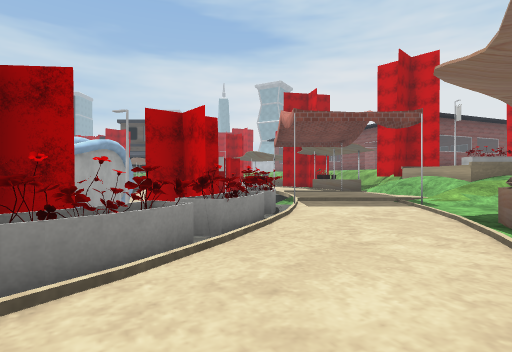
View 1 (above)

24 first-person views from a walk through a Unity game level. The camera is 1.3 m above the floor, looks level and sees 80° across. The floor is counted in squares, 2 m on a side. Each view is taken from the middle of a square. On the plan, view 1 faces up. The plan holds only what a view shows up to about 10 squares ahead; the rest is blank. The place goes on beyond the plan. The player character is not drawn. Some animated figures are left out. Door leaves are left out, so doorways stand open. Some surface patterns are stand-ins.

View 2
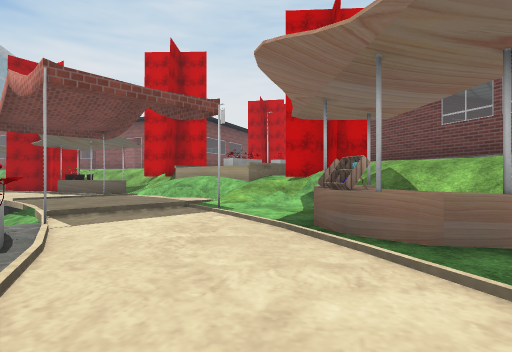

View 3
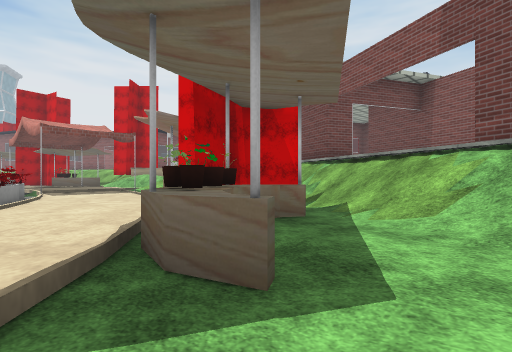

View 4
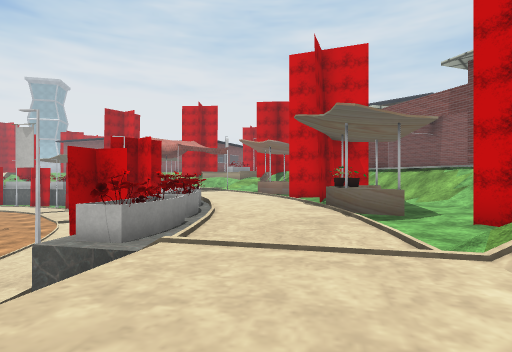

View 5
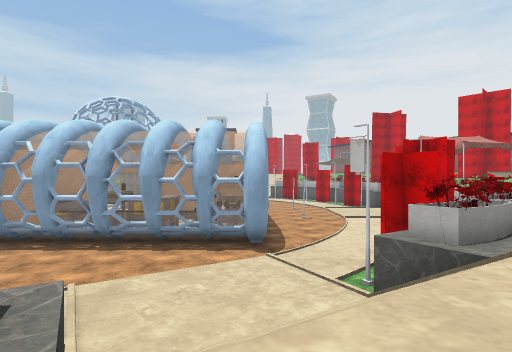

View 6
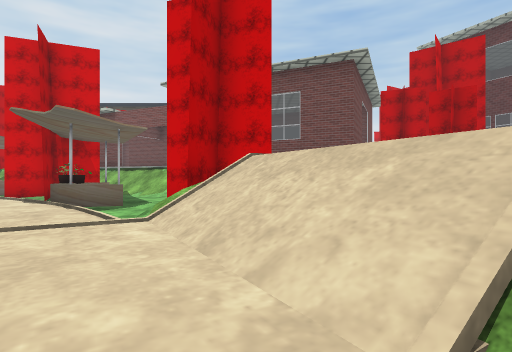

View 7
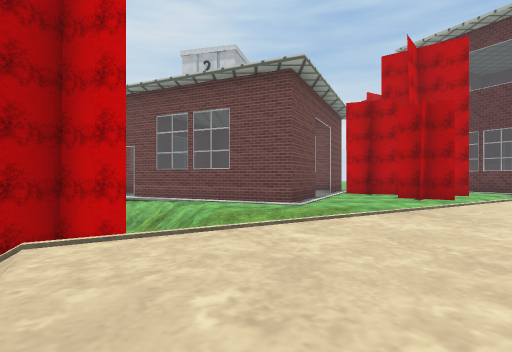

View 8
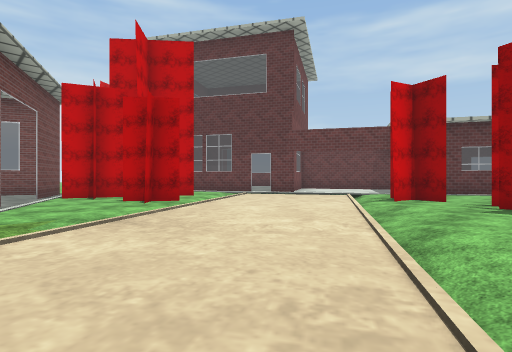

View 9
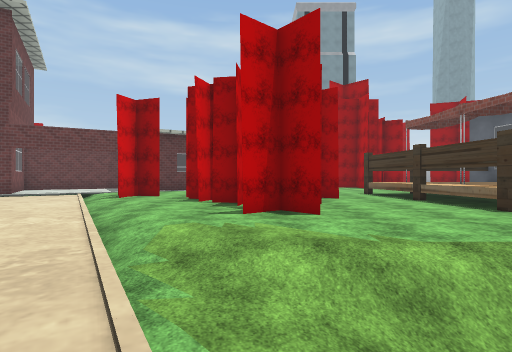

View 10
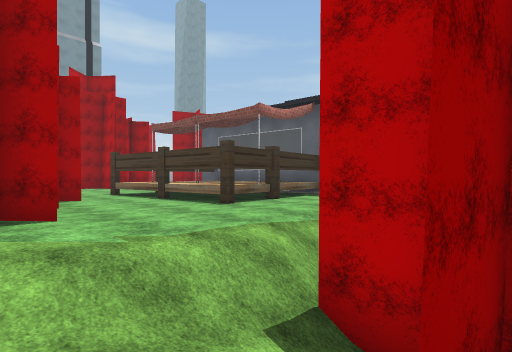

View 11
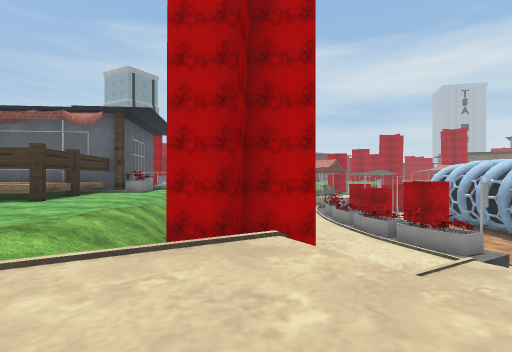

View 12
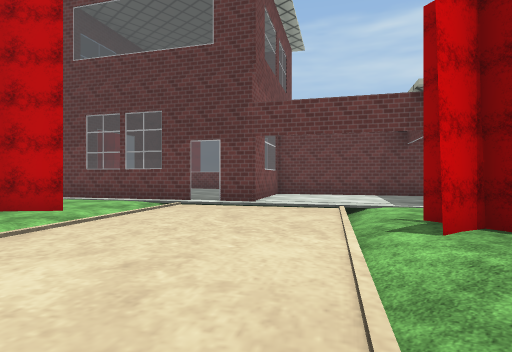

View 13
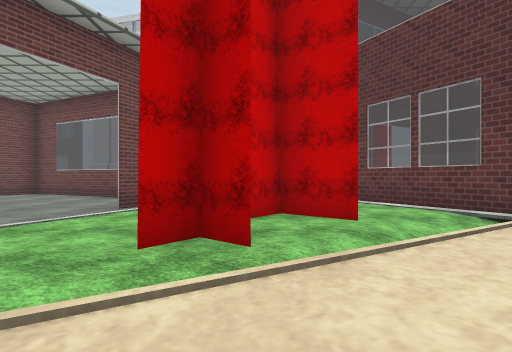

View 14
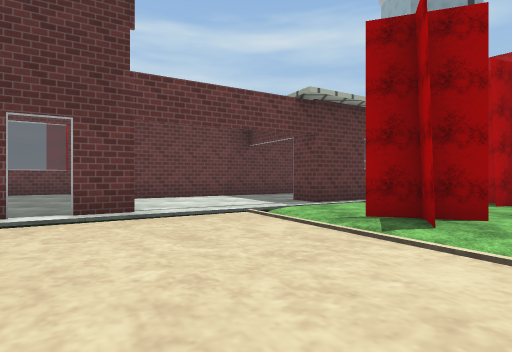

View 15
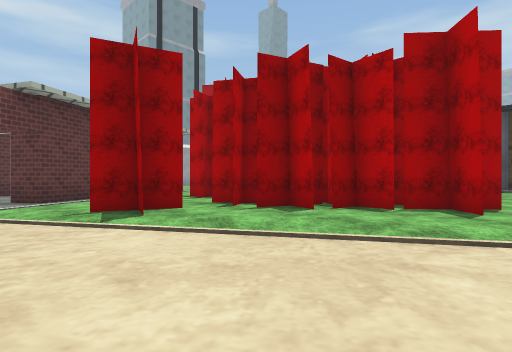

View 16
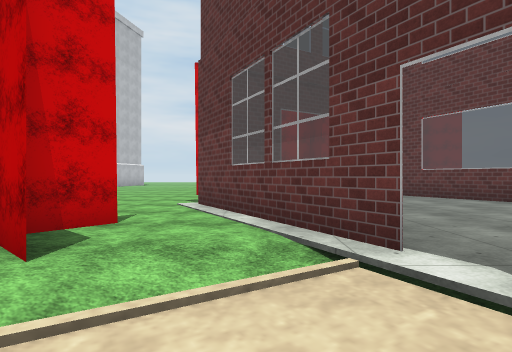

View 17
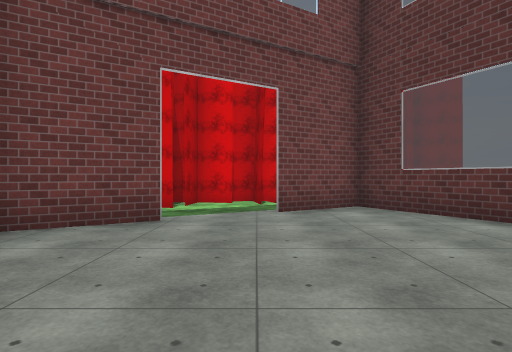

View 18
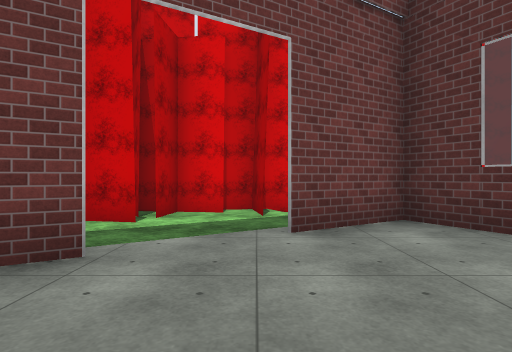

View 19
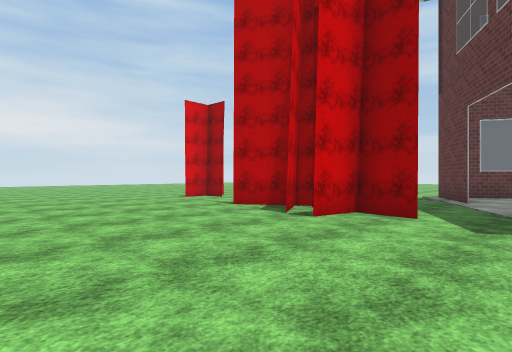

View 20
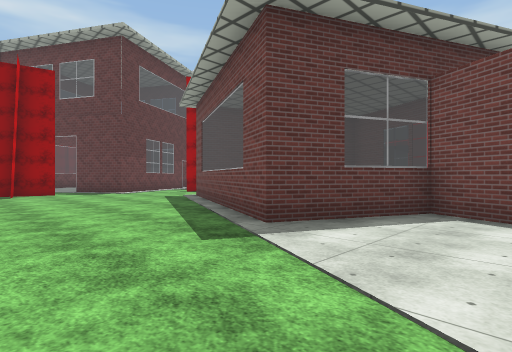

View 21
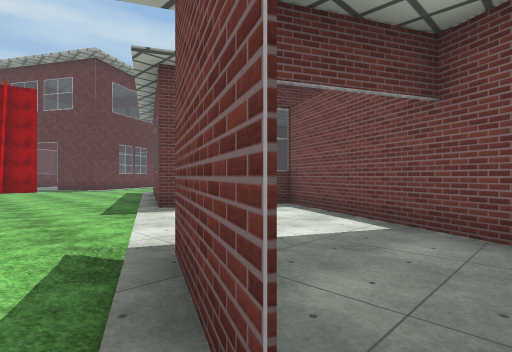

View 22
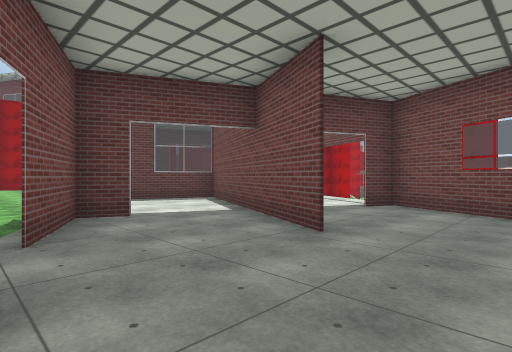

View 23
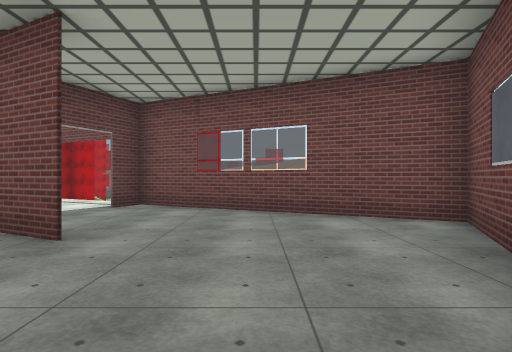

View 24
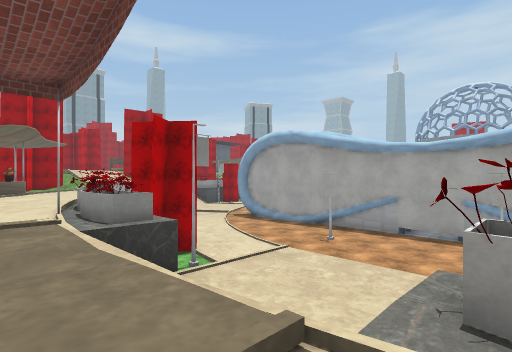

### Floor plan
Key: @ floor where view 1 was taken; # wall or solid block; x gap in a wall; . main floor; - floor 1.75 m lower than the main floor; _ floor 2 m lower than the main floor; < floor 2.25 m lower than the main floor; ( floor 3.75 m lower than the main floor; ! floor 4 m lower than the main floor; / step, stairs or slope; = window, fence, low wall or low ledge; ^ raised ledge; v drop or lower ground; O other object.
Columns run from 12 left of view 1 to 13 right of it. Each row starts with its distance up from view 1.
 13             O//
 12             #/_O/
 11      # O!(((#=--//
 10      #!!!((( v---/
  9      #!!!((( v---/
  8      #!O!(((/=---/.
  7       !!!!!O##__O/OO
  6       !!/!OOO____/OO###
  5  #### !!/!  O____^//#.#
  4 ##### !/!!O#O___O=/.#...
  3 =====#!/!O#O___^^ /##.....
  2 !!!!!//!/O#O__/__  #.....
  1 !!!!////O#O___<O /##..#..
  0  !//((/O#O/_@/OO//##.##...
 -1   !(((/#O/__/#^_//...#..#.
 -2    //////__/^#_//.  ##.##.
 -3    O///-////x__//   #.....
 -4 ###O//--///<x_//#  ##.....
 -5  ///_/--// OO /##   ##....
 -6  __/__/////O //#    .#....
 -7      O///..///##   ..#....
 -8      OO/...//.#   ...#....
 -9      O//..../.##....##...
-10   ///////.../.......#.....
-11 /////..//..../....###.....
-12 ........//.....O.OO ......
-13 ..O...OO.//.../O O  ......
-14 OOO... O../..../OOO.....O#
-15  OOO.. OO.//...//..###.OOO
-16 OOOO.OOOO../....//##.#..O#
-17 OOOO.OO OOOO/.../##......O
-18  OOO.    .O.///#......../O
-19         O..../.##......#/#
-20         O .##...#......#/
-21           ##...###...###
-22             .###   .##
-23             ##     ##

Positions as (right, up) in squares from view 1, and headings:
1: (0, 0), facing up
2: (0, 2), facing up-right
3: (-1, -4), facing up-right
4: (-6, -5), facing up-right
5: (-7, -5), facing up
6: (-7, -6), facing right
7: (-5, -8), facing right
8: (-4, -9), facing down-right
9: (-5, -8), facing down
10: (-5, -8), facing down-left
11: (-2, -8), facing left
12: (-2, -13), facing down-right
13: (0, -13), facing right
14: (1, -13), facing down
15: (1, -12), facing down-left
16: (2, -16), facing right
17: (5, -18), facing right
18: (7, -18), facing right
19: (9, -10), facing down-right
20: (13, -3), facing down-left
21: (13, 0), facing down-left
22: (13, 3), facing down-left
23: (13, 3), facing left
24: (2, 12), facing down-left
